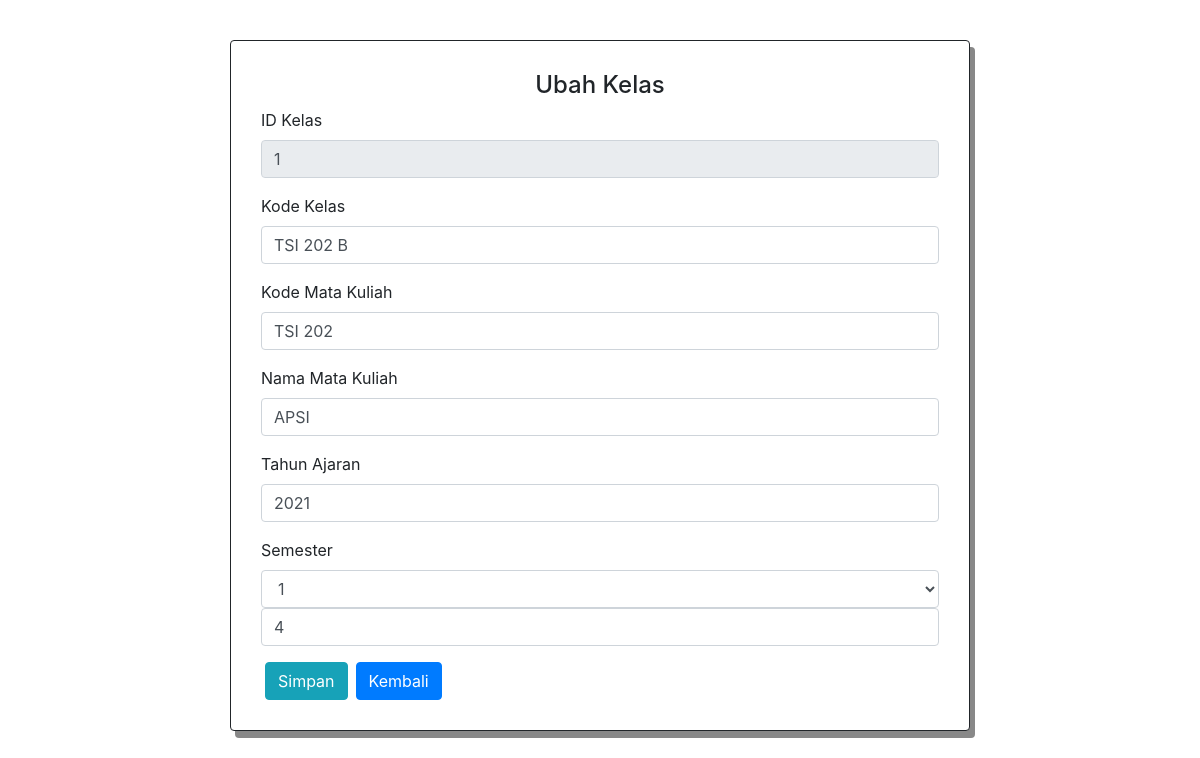
The app's page /ubah_kelas.php?kelas_id=1 with its own data.
### tables this page shows
CREATE TABLE `kelas` (
  `kelas_id` int(11) NOT NULL,
  `kode_kelas` varchar(50) NOT NULL,
  `kode_makul` varchar(50) NOT NULL,
  `nama_makul` varchar(50) NOT NULL,
  `tahun` int(11) NOT NULL,
  `semester` int(11) NOT NULL,
  `sks` int(11) NOT NULL
);

### ubah_kelas.php (the view, shortened to what this page needs)
<?php
include 'koneksi.php';
$kelas_id = $_REQUEST['kelas_id'];
$sql = 'SELECT * FROM kelas WHERE kelas_id='.$kelas_id;
if(!$result = $conn->query($sql)){
  die("Gagal Query");
}
$data = $result->fetch_assoc();
?>
<!DOCTYPE html>
<html lang="en">
<head>
    <link rel="stylesheet" href="https://cdn.jsdelivr.net/npm/bootstrap@4.5.3/dist/css/bootstrap.min.css">
</head>
<body>
    <div class="container">
        <div class="row">
            <div class="col">
                <div class="card col-8" style="margin: 0 auto; padding: 0; margin-top: 40px;border: 1px solid;
                                            padding: 10px;
                                            box-shadow: 5px 7px #888888;">
                    <div class="card-body">
                        <h4 class="text-center">Ubah Kelas</h4>
                            <form action="ubah_kelas.php" method="POST">
                                <div class="form-group">
                                    <label for="exampleInputEmail1">ID Kelas</label>
                                    <input type="text" name="kelas_id" class="form-control" value="<?php echo $data['kelas_id']; ?>" readonly>
                                </div>
                                <div class="form-group">
                                    <label for="exampleInputEmail1">Kode Kelas</label>
                                    <input type="text" name="kode_kelas" class="form-control" value="<?php echo $data['kode_kelas']; ?>" placeholder="Masukkan Kode Kelas" required>
                                </div>
                                <div class="form-group">
                                    <label for="exampleInputEmail1">Kode Mata Kuliah</label>
                                    <input type="text" name="kode_makul" class="form-control" id="exampleInputEmail1" value="<?php echo $data['kode_makul']; ?>" placeholder="Masukkan Kode Mata Kuliah" required>
                                </div>
                                <div class="form-group">
                                    <label for="exampleInputEmail1">Nama Mata Kuliah</label>
                                    <input type="text" name="nama_makul" class="form-control" value="<?php echo $data['nama_makul']; ?>" placeholder="Masukkan Nama Mata Kuliah" required>
                                </div>
                                <div class="form-group">
                                    <label for="exampleInputEmail1">Tahun Ajaran</label>
                                    <input type="text" name="tahun" class="form-control" id="exampleInputEmail1" value="<?php echo $data['tahun']; ?>" placeholder="(mis: 2021)" onkeypress="return Angkasaja(event)" required>
                                </div>
                                <div class="form-group">
                                <label for="exampleInputEmail1">Semester</label>
                                <select name="semester" class="form-control" id="exampleInputEmail1" required>
                                    <option>1</option>
                            </div>
                                <div class="form-group">
                                    <input type="text" name="sks" class="form-control" id="exampleInputEmail1" value="<?php echo $data['sks']; ?>" placeholder="Masukkan SKS Mata Kuliah" onkeypress="return Angkasaja(event)" required>
                                </div>
                                <div class="row ml-1">
                                    <button onclick="return confirm('Simpan perubahan?');" type="submit" name="submit" class="btn btn-info">Simpan</button>
                                    <a href="lihat_kelas.php" class="btn btn-primary ml-2">Kembali</a>
                                </div>
                            </form>
                    </div>
                </div>
            </div>
        </div>
    </div>
</body>
</html>

### records on screen
kelas: kelas_id "1", kode_kelas "TSI 202 B", kode_makul "TSI 202", nama_makul "APSI", tahun "2021", sks "4"
